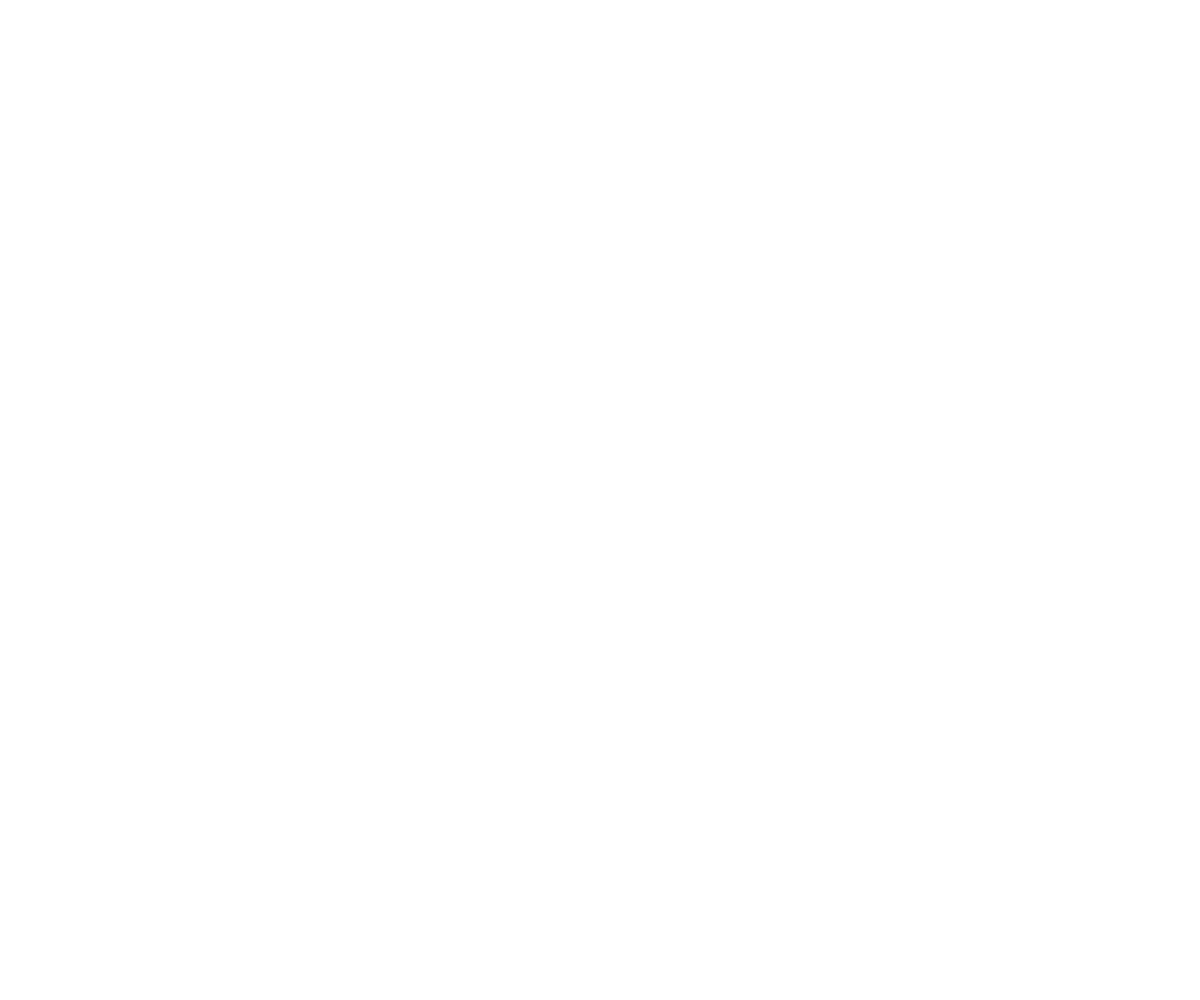
Frame 1 (no input)
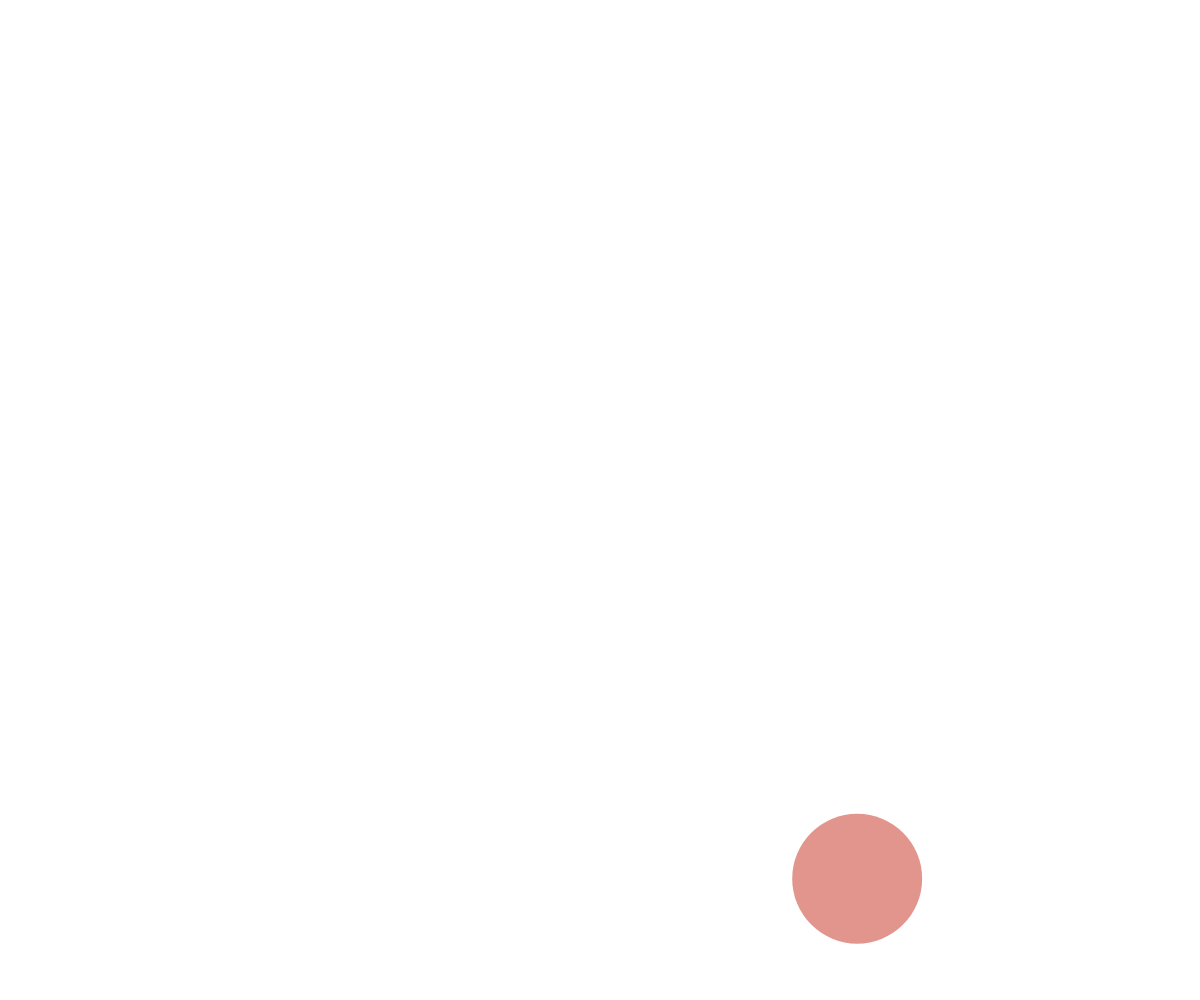
Frame 60 (no input)
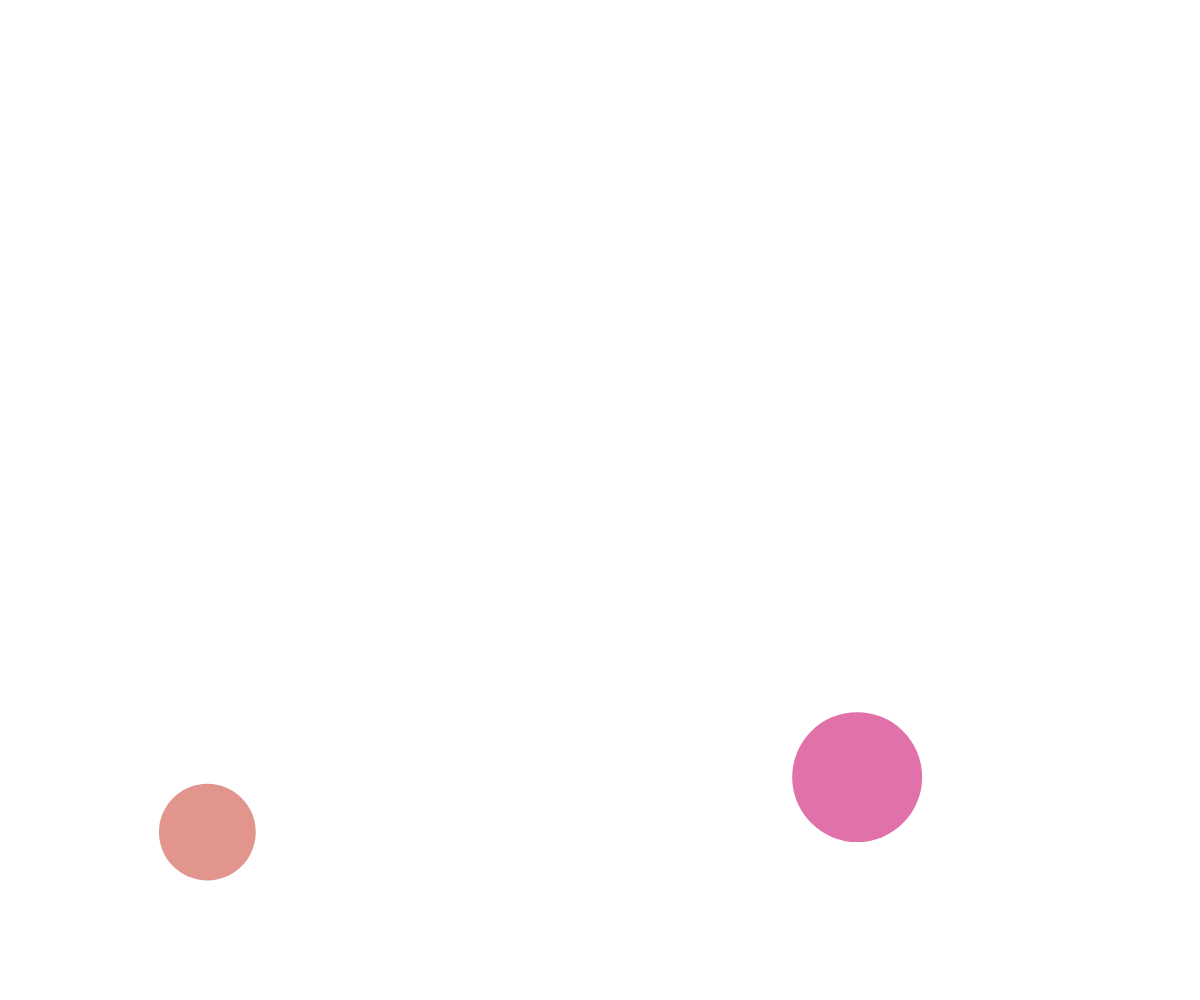
Frame 120 (the mouse pressed at the canvas centre since frame 60)

The p5.js sketch that drew these frames (run headless with seeded random() and noise() and a simulated clock; from frame 60 on, the mouse is pressed at the canvas centre):

// p5.js sketch
// ── sketch.js
// var positions = [];
// var speed = [];
// var colours = []; 
// var numberOfCircles = 25;

// function setup(){
//     createCanvas(windowWidth, windowHeight);

    
//     for (var i=0; i<numberOfCircles; i++){
//         colours[i]= color(random(255), random(255), random(255), 150);
//         positions[i] = random(windowHeight);
//         speed[i] = (1, 3);
//     }

//     noStroke();
//     ellipseMode(CENTER);
//     textSize(20);
// }

// function draw(){
//     background(255, 255, 255);
//     var interval = windowWidth / numberOfCircles;

//     for(var i=0; i<numberOfCircles; i++){
//         fill(colours[i]);
//         circle(i * interval, positions[i], 70);

//     }

//     for(var i=0; i<numberOfCircles; i++){
//         positions[i] -= speed[i];
//         if(positions[i] < -20){
//             positions[i] = height + 20;
//         }
//     }

// }

// function windowResized() {
//     resizeCanvas(windowWidth, windowHeight);
//   }


var bubbles = [];
 
function createBubbles(x, y){
    
    for(var i=0; i<1; i++){
        var bubble = {
            x: x, 
            y: y, 
            r: random(20, 80), 
            speed: random(1, 3),
            // alpha: 150, 
            colour: color(random(255), random(255), random(255), 150),
            
            draw: function(){
                noStroke();
                circle(this.x, this.y, this.r * 2);
                fill(this.colour)
                this.update();
            }, 
            update: function(){
                this.y -= this.speed;
            }, 
        };
        bubbles.push(bubble);
    }

    
}

function setup(){
    createCanvas(windowWidth, windowHeight);
    createBubbles(random(width), height - random(1, 100));
    // bubble.mousePressed(opacity);
}

function draw(){
    background(255);

    for (var i=0; i< bubbles.length; i++){
        bubbles[i].draw();
    }

    if (frameCount % 60 === 0) {
        createBubbles(random(width), height - random(1, 100));
    }
}

// function opacity(){
//     let opacity = color(random(255), random(255), random(255), 0);
// }

function windowResized() {
    resizeCanvas(windowWidth, windowHeight);
  }
